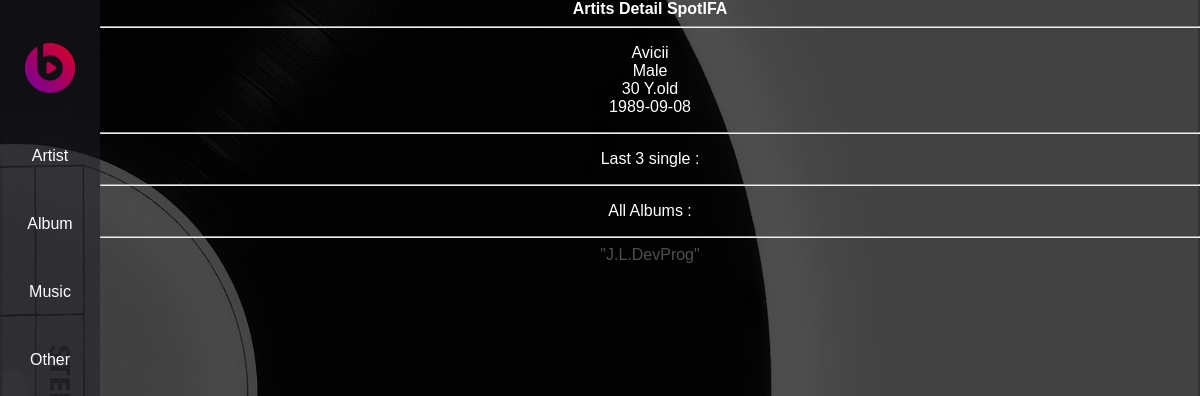
/page/artist_sheet.php?name=Avicii, run on an earlier commit of the app's database.
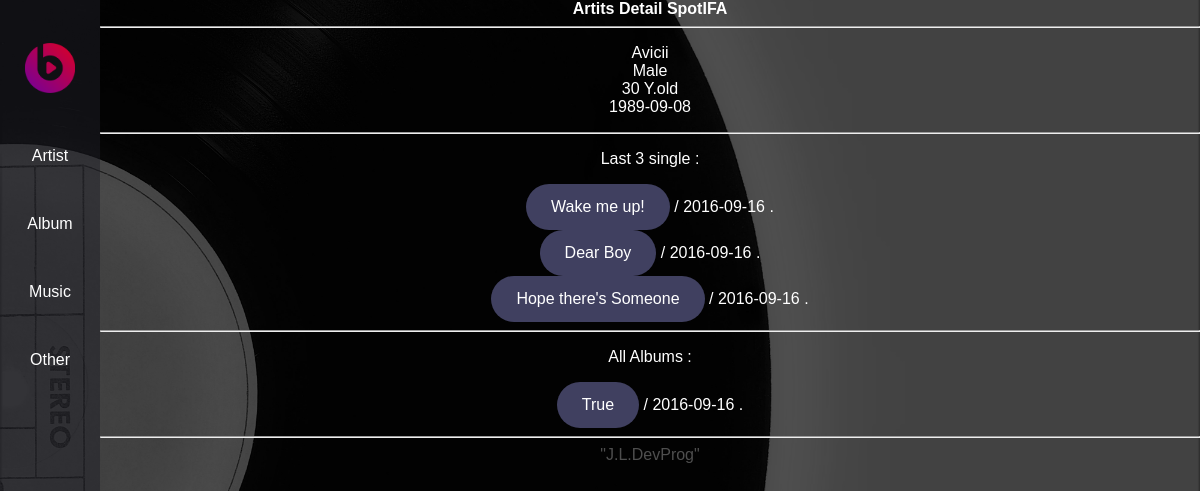
And on a later commit of the database.
### tables this page shows
CREATE TABLE IF NOT EXISTS `artists` (
  `id_artist` int(11) NOT NULL AUTO_INCREMENT,
  `name` varchar(250) NOT NULL,
  `gender` varchar(50) NOT NULL,
  `age` date NOT NULL,
  PRIMARY KEY (`id_artist`)
);

CREATE TABLE IF NOT EXISTS `songs` (
  `id_song` int(11) NOT NULL AUTO_INCREMENT,
  `name` varchar(250) NOT NULL,
  `release_date` date NOT NULL,
  `id_artist` int(11) DEFAULT NULL,
  `id_album` int(11) DEFAULT NULL,
  PRIMARY KEY (`id_song`),
  KEY `IDALBUM` (`id_album`),
  KEY `IDARTIST` (`id_artist`) USING BTREE
);

CREATE TABLE IF NOT EXISTS `albums` (
  `id_album` int(11) NOT NULL AUTO_INCREMENT,
  `name` varchar(250) NOT NULL,
  `release_date` date NOT NULL,
  `id_artist` int(11) NOT NULL,
  PRIMARY KEY (`id_album`),
  KEY `IDARTISTALBUM` (`id_artist`)
);

### page/artist_sheet.php (the view, shortened to what this page needs)
<!DOCTYPEhtml>
<html lang="eng">
<head>
	<link rel="stylesheet" href="../style/style.css">
</head>
<body>
<div id="content">
	<header>
		Artits Detail SpotIFA
	</header>
	<hr>
	<?php
	$connect = mysqli_connect('localhost','root','', 'SpotIFA');
	if (isset($_GET['name'])){
		$stor_get=strip_tags($_GET['name']);
		$stor_get=addslashes($stor_get);
		$db_result=mysqli_query($connect, 'SELECT
			name, gender, age, YEAR(age), YEAR(CURRENT_TIMESTAMP) as hage
			 FROM artists
			 WHERE artists.name = "'.$stor_get.'"
			 ');
		$db_result_array=mysqli_fetch_assoc($db_result);
		echo "<p class='artist'>".$db_result_array['name']."<br>".$db_result_array['gender']."<br>".
		$db_curage=($db_result_array['hage']-$db_result_array['YEAR(age)'])." Y.old <br>".
		$db_result_array['age']."</p><hr>";
		echo "<p class='text'>Last 3 single : </p>";
		$db_result=mysqli_query($connect, 'SELECT artists.id_artist,
				artists.name as a_name,
				songs.name as s_name,
				songs.release_date as r_date,
				gender, age, YEAR(age), YEAR(CURRENT_TIMESTAMP) as hage
			 FROM artists
			 INNER JOIN songs ON artists.id_artist=songs.id_artist
			 WHERE artists.name = "'.$stor_get.'"
			 ORDER BY r_date DESC
			 LIMIT 3
			 ');
		while($db_result_array=mysqli_fetch_assoc($db_result)){
            echo "<a class='button' href='song_sheet.php?song=".$db_result_array['s_name']."'>".
            $db_result_array['s_name']."</a>";
			echo "   /   ".$db_result_array['r_date']." . <br>";
		}
		echo "<hr>";
		echo "<p class='text'>All Albums : </p>";
		$db_result=mysqli_query($connect,
			'SELECT artists.id_artist,
				artists.name as a_name,
				albums.id_album as id_album,
				albums.name as album_name,
				albums.release_date as r_date,
				gender, age, YEAR(age), YEAR(CURRENT_TIMESTAMP) as hage
			 FROM artists
			 INNER JOIN albums ON artists.id_artist=albums.id_artist
			 WHERE artists.name = "'.$stor_get.'"
			 ORDER BY r_date DESC
			 ');
		while($db_result_array=mysqli_fetch_assoc($db_result)){
            echo "<a class='button' href='album_sheet.php?name=".
            $db_result_array['id_album']."'>".$db_result_array['album_name']."</a>";
			echo "   /   ".$db_result_array['r_date']." . <br>";
		}
		echo "<hr>";
	} else {
		header('Location: ../index.php');
	}
	?>
	<footer>
		"J.L.DevProg"
	</footer>
</div>
</body>
</html>

### style/style.css (style rules this page uses)
body { background-image:url(../library/background_vinyl.jpg); background-repeat: no-repeat; background-position: center; background-attachment: fixed; background-size: 100%; background-color:black; font-family: "arial",sans serif; color:white; margin: 0; padding: 0; }
header { font-weight: bolder; }
footer { opacity: 0.3; }
ul { position: fixed; width: 100px; height: 100%; list-style-type: none; margin: 0; padding: 0; overflow: hidden; background-color: rgb(30, 30, 39, 0.5); overflow: auto; }
li a { display: block; color: white; text-align: center; padding: 25px 25px; text-decoration: none; }
.button:link, .button:visited { background-color: rgb(80, 80, 120, 0.8);; color: white; padding: 14px 25px; text-align: center; text-decoration: none; display: inline-block; border-radius: 25px; }
#content { margin-left: 100px; text-align: center; }
#menu { position: absolute; }
.menu_home { background:url(../library/logo.png) no-repeat; animation-name: logo; animation-duration: 3s; }

What changed in the data, as far as the page shows it:
added songs: name "Wake me up!", release_date "2016-09-16"
added songs: name "Dear Boy", release_date "2016-09-16"
added songs: name "Hope there's Someone", release_date "2016-09-16"
added albums: name "True", release_date "2016-09-16"
